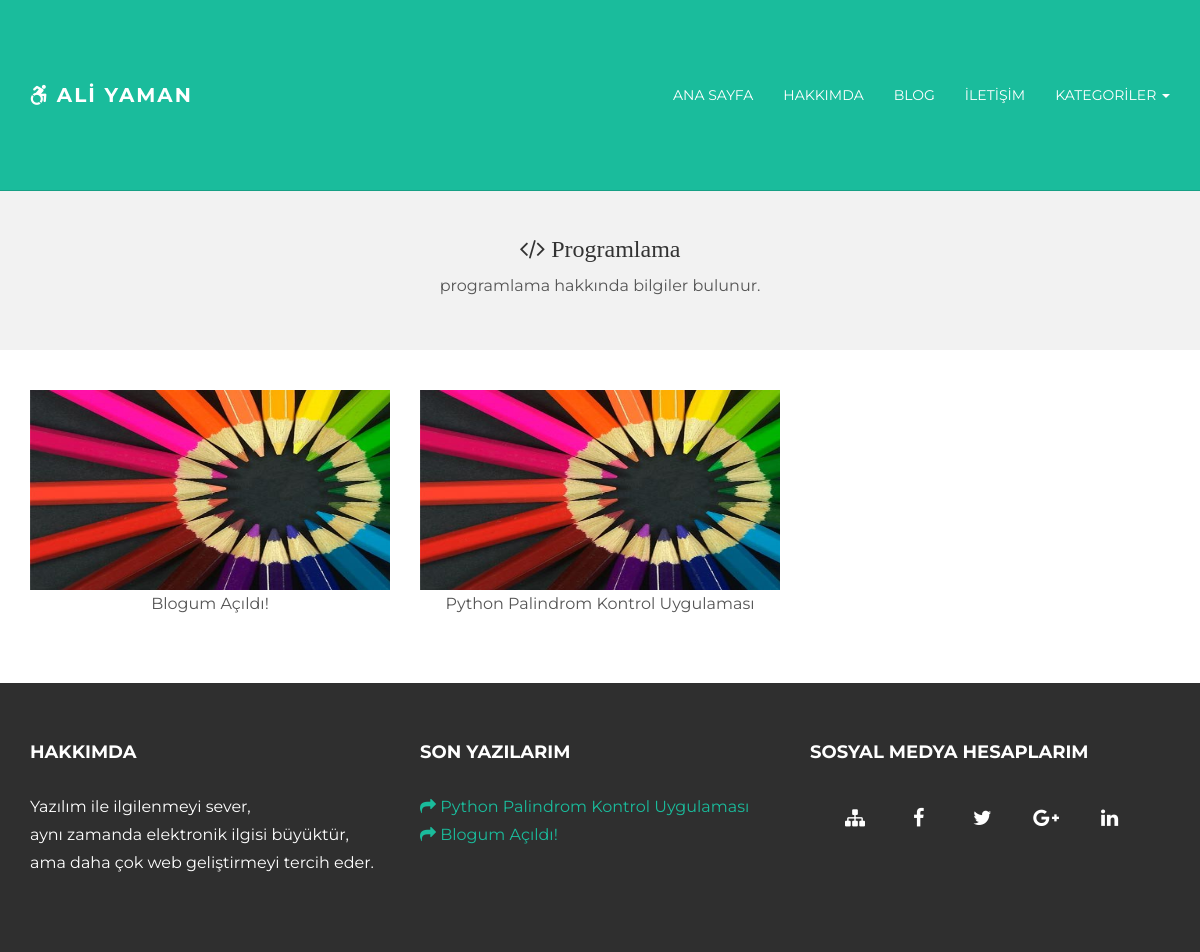
Before: /kategori/Programlama/ with the older database file.
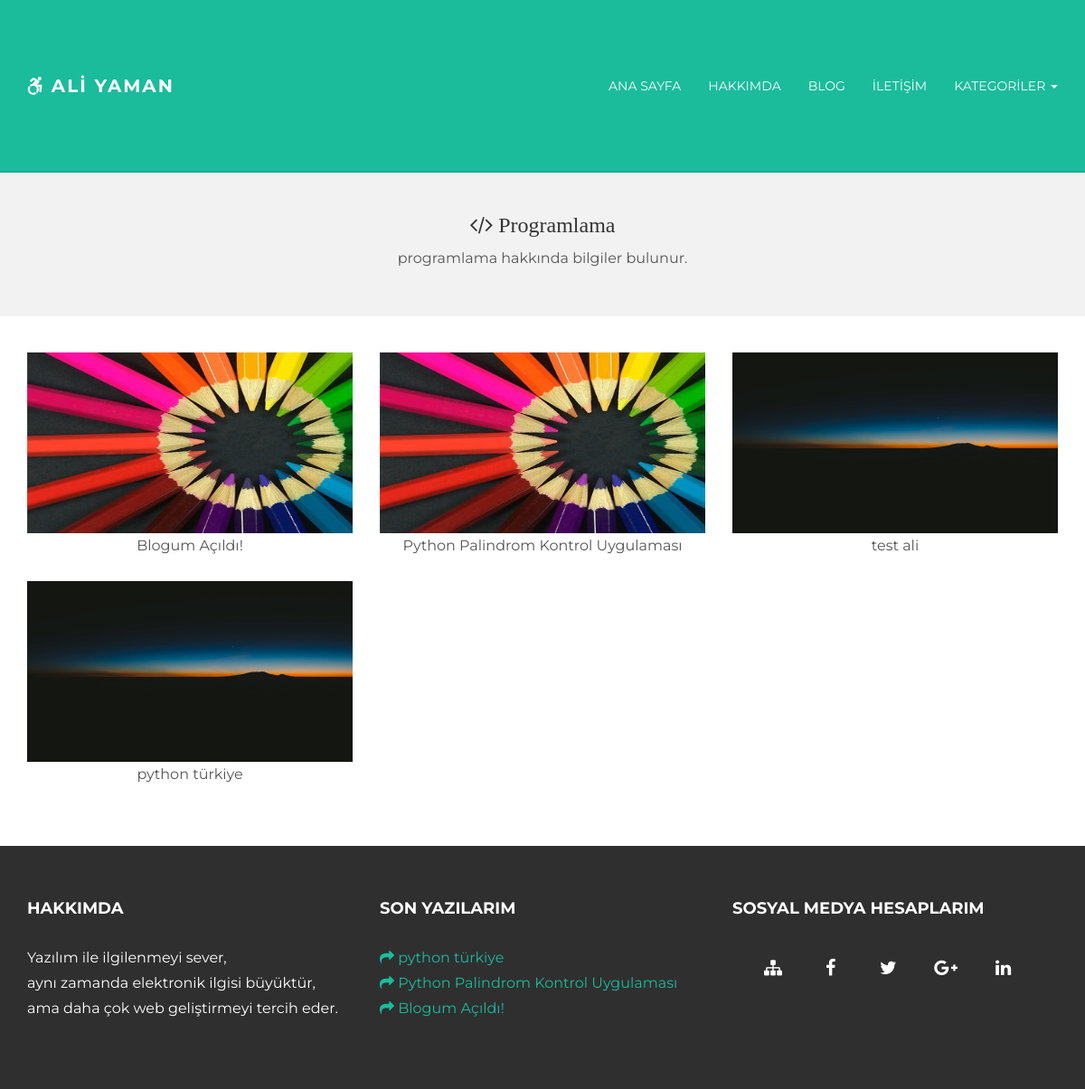
After: the same page with the newer database file.
### Blog/models.py (models this page shows, shortened)
class category(models.Model):
    category_name = models.CharField(max_length=50,null=True)
    category_keywords = models.CharField(max_length=500,null=True)
    category_description = models.CharField(max_length=500,null=True)
    category_icon = models.CharField(max_length=100,null=True)
    class Meta:
        verbose_name_plural = "Kategoriler"

class post(models.Model):
    title = models.CharField(max_length=500,null=True)
    time = models.DateField(null=True)
    content = RichTextField(null=True)
    keywords = models.CharField(max_length=500,null=True)
    description = models.CharField(max_length=500,null=True)
    image = models.ImageField(upload_to='blog_img',null=True)
    category_list = models.ForeignKey(category,null=True)
    seo_url = models.CharField(max_length=500,null=True)
    class Meta:
        verbose_name_plural = "Blog Yaz"

### Blog/views.py (the view)
# urls.py: url(r'^kategori/(?P<category_names>\w+)/$', category_view, name='category_view'),
def category_view(request, category_names):
    last_db = post.objects.order_by('?')[:3]
    category_db_list = category.objects.all()
    category_db = category.objects.filter(category_name=str(category_names))
    post_db = post.objects.filter(category_list__category_name=category_names)
    return render(request, 'category.html', {
        'last_db': last_db,
        'category_db_list': category_db_list,
        'category_db': category_db,
        'post_db': get_list_or_404(post_db),
        'category_names':category_names
    })

### templates/category.html (shortened to what this page needs)
{% extends 'base.html' %}
{% load static %}
{% block category %}
<li class="dropdown">
          <a href="#" data-toggle="dropdown" role="button" aria-haspopup="true" aria-expanded="false">Kategoriler <span class="caret"></span></a>
        </li>
{% endblock %}
{% block content %}
    {% for i in category_db %}
	<div id="ww">
	    <div class="container">
			<div class="row">
				<div class="col-lg-8 col-lg-offset-2 centered">
					<h3><i class="{{ i.category_icon }}" aria-hidden="true"> {{ i.category_name }}</i></h3>
                        <p>{{ i.category_description }}</p>
				</div>
			</div>
	    </div>
	</div>
    {% endfor %}
    {% if post_db %}
        <div class="container pt">
        <div class="row mt centered">
            {% for i in post_db %}
			<div class="col-lg-4">
				<a class="zoom green" href="/makale/{{ i.seo_url }}"><img width="500" height="200" src="http://127.0.0.1:8000/media/{{ i.image }}" alt="" /></a>
				<p>{{ i.title }}</p>
			</div>
            {% endfor %}
    {% endif %}
		</div>
	</div>
{% endblock %}
{% block last_content %}
    {% for i in last_db %}
<a href="/makale/{{ i.seo_url }}"><i class="fa fa-share" aria-hidden="true"></i> {{ i.title }}</a><br/>
    {% endfor %}
{% endblock %}

Changed rows visible on the page:
added post: image (picture), title "test ali"
added post: image (picture), title "python türkiye"
